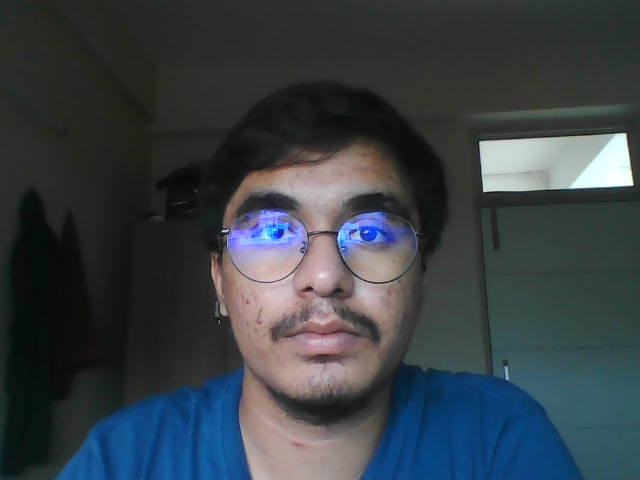
#> input picture model/person/image0.png, 640 x 480 px, given as the content of the folder ./dataset/full_images/, which was not available
$ jupyter execute --allow-errors lock_screen.ipynb   (shell and % lines are left out)   (text cells are left out)
#> lines starting #> are read from the running program, lines starting #| are printed output that depends on the picture; pictures that were not available may be replaced by others from this repository, and a replacement may not be noted
[cell 1]
import numpy as np
import pandas as pd
import seaborn as sns
import cv2
import matplotlib
from matplotlib import pyplot as plt

[cell 2]
face_cascade = cv2.CascadeClassifier('./opencv/haarcascades/haarcascade_frontalface_default.xml')
eye_cascade = cv2.CascadeClassifier('./opencv/haarcascades/haarcascade_eye.xml')

[cell 3]
def get_cropped_image_if_2_eyes(image_path):
#> called with image_path = '_only/image0.png'
    img = cv2.imread(image_path)
#> img is the input picture: shape (480, 640, 3); mean B, G, R 70.2, 64.3, 56.8
    if img is not None:
        gray = cv2.cvtColor(img, cv2.COLOR_BGR2GRAY)
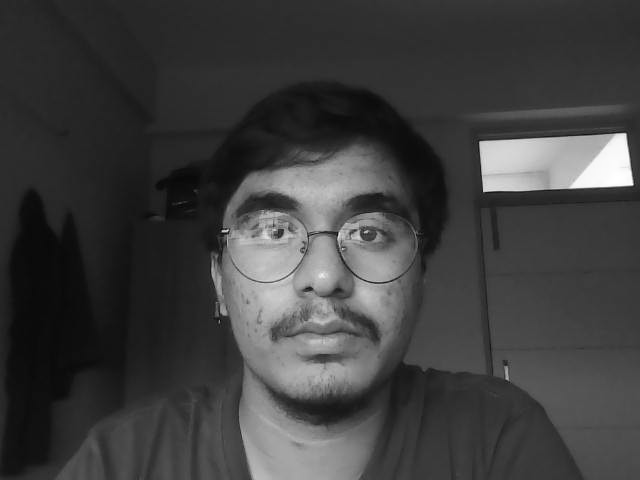
#> gray: shape (480, 640); min 0, max 255, mean 62.8
        faces = face_cascade.detectMultiScale(gray, 1.3, 5)
#> faces = [[185, 121, 269, 269]]
        for (x,y,w,h) in faces:
            roi_gray = gray[y:y+h, x:x+w]
            roi_color = img[y:y+h, x:x+w]
            eyes = eye_cascade.detectMultiScale(roi_gray)
            if len(eyes) >= 2:
                return roi_color
#> this loop made 1 pass
#> (x, y, w, h, eyes) on pass 1: (185, 121, 269, 269, [[161, 90, 48, 48], [60, 78, 60, 60]])
#> pass 1, in get_cropped_image_if_2_eyes, `roi_gray = gray[y:y+h, x:x+w]`:
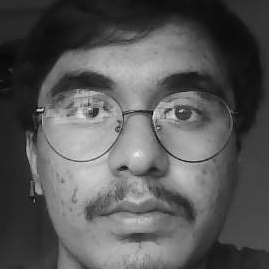
#> roi_gray: shape (269, 269); min 0, max 239, mean 88.3
#> pass 1, in get_cropped_image_if_2_eyes, `roi_color = img[y:y+h, x:x+w]`:
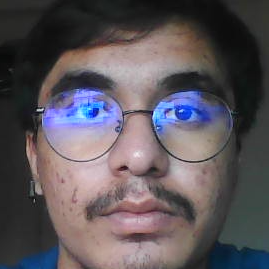
#> roi_color: shape (269, 269, 3); mean B, G, R 91.4, 85.7, 92.3
